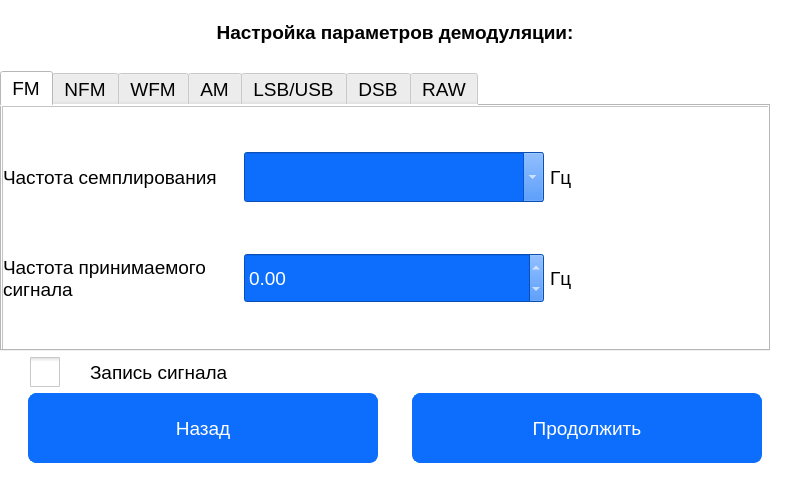
<?xml version="1.0" encoding="UTF-8"?>
<ui version="4.0">
 <class>Form</class>
 <widget class="QWidget" name="Form">
  <property name="geometry">
   <rect>
    <x>0</x>
    <y>0</y>
    <width>800</width>
    <height>480</height>
   </rect>
  </property>
  <property name="minimumSize">
   <size>
    <width>800</width>
    <height>480</height>
   </size>
  </property>
  <property name="maximumSize">
   <size>
    <width>800</width>
    <height>480</height>
   </size>
  </property>
  <property name="windowTitle">
   <string>Демодуляция</string>
  </property>
  <property name="styleSheet">
   <string notr="true">QWidget{
	background-color: #fff;
}
QLabel{
 background-color: #fff;
}
QCheckBox {
  margin-left: 30px;
    spacing: 30px;
}
QCheckBox::indicator {
    width: 30px;
    height: 30px;
	color: blue;
}

QPushButton {
  background-color: #0d6efd;
  color: #fff;
  border-radius: 8px;
  border: 1px solid #0d6efd;
  padding: 5px 15px;
  outline: 0px;
}

QPushButton#path_button{

  margin-top: 0px;
}

QPushButton:hover,
QPushButton:focus {
  background-color: #0b5ed7;
  border: 3px solid #9ac3fe;
}
QListWidget
{
font: normal normal 27px &quot;Arial&quot;;
border : 2px solid black;
background-color: #0d6efd;
}

 QListView::item:selected
{
border : 2px solid black;
background : green;
}

QComboBox{
color: white; 
background-color: #0d6efd;
selection-background-color: lightgreen;
    font: normal normal 27px &quot;Arial&quot;;
}
QComboBox QAbstractItemView {
    background-color: #0d6efd;
    selection-background-color: lightgreen;
    font: normal normal 27px &quot;Arial&quot;;
}
QComboBox QAbstractItemView::item {
    height: 100px;  
    font: normal normal 27px &quot;Arial&quot;;
}
QDoubleSpinBox{
color: white; 
background-color: #0d6efd;
selection-background-color: lightgreen;
    font: normal normal 27px &quot;Arial&quot;;
}</string>
  </property>
  <widget class="QFrame" name="frame">
   <property name="geometry">
    <rect>
     <x>0</x>
     <y>0</y>
     <width>790</width>
     <height>480</height>
    </rect>
   </property>
   <property name="frameShape">
    <enum>QFrame::StyledPanel</enum>
   </property>
   <property name="frameShadow">
    <enum>QFrame::Raised</enum>
   </property>
   <widget class="QWidget" name="verticalLayoutWidget">
    <property name="geometry">
     <rect>
      <x>0</x>
      <y>0</y>
      <width>792</width>
      <height>495</height>
     </rect>
    </property>
    <layout class="QVBoxLayout" name="verticalLayout">
     <item>
      <widget class="QLabel" name="label_5">
       <property name="minimumSize">
        <size>
         <width>790</width>
         <height>65</height>
        </size>
       </property>
       <property name="maximumSize">
        <size>
         <width>790</width>
         <height>65</height>
        </size>
       </property>
       <property name="font">
        <font>
         <family>Arial</family>
         <pointsize>14</pointsize>
         <weight>75</weight>
         <bold>true</bold>
        </font>
       </property>
       <property name="text">
        <string>Настройка параметров демодуляции:</string>
       </property>
       <property name="alignment">
        <set>Qt::AlignCenter</set>
       </property>
      </widget>
     </item>
     <item>
      <widget class="QTabWidget" name="tabWidget">
       <property name="minimumSize">
        <size>
         <width>770</width>
         <height>280</height>
        </size>
       </property>
       <property name="maximumSize">
        <size>
         <width>770</width>
         <height>280</height>
        </size>
       </property>
       <property name="sizeIncrement">
        <size>
         <width>790</width>
         <height>0</height>
        </size>
       </property>
       <property name="font">
        <font>
         <family>Arial</family>
         <pointsize>14</pointsize>
        </font>
       </property>
       <property name="currentIndex">
        <number>0</number>
       </property>
       <widget class="QWidget" name="tab">
        <attribute name="title">
         <string>FM</string>
        </attribute>
        <widget class="QScrollArea" name="scrollArea_2">
         <property name="geometry">
          <rect>
           <x>0</x>
           <y>0</y>
           <width>790</width>
           <height>251</height>
          </rect>
         </property>
         <property name="minimumSize">
          <size>
           <width>790</width>
           <height>0</height>
          </size>
         </property>
         <property name="maximumSize">
          <size>
           <width>790</width>
           <height>16777215</height>
          </size>
         </property>
         <property name="sizeIncrement">
          <size>
           <width>790</width>
           <height>0</height>
          </size>
         </property>
         <property name="widgetResizable">
          <bool>true</bool>
         </property>
         <widget class="QWidget" name="scrollAreaWidgetContents_2">
          <property name="geometry">
           <rect>
            <x>0</x>
            <y>0</y>
            <width>788</width>
            <height>249</height>
           </rect>
          </property>
          <widget class="QWidget" name="gridLayoutWidget">
           <property name="geometry">
            <rect>
             <x>0</x>
             <y>0</y>
             <width>781</width>
             <height>241</height>
            </rect>
           </property>
           <layout class="QGridLayout" name="gridLayout">
            <property name="sizeConstraint">
             <enum>QLayout::SetDefaultConstraint</enum>
            </property>
            <item row="1" column="0">
             <widget class="QLabel" name="label_11">
              <property name="font">
               <font>
                <family>Arial</family>
                <pointsize>14</pointsize>
               </font>
              </property>
              <property name="text">
               <string>Частота принимаемого сигнала</string>
              </property>
              <property name="textFormat">
               <enum>Qt::AutoText</enum>
              </property>
              <property name="scaledContents">
               <bool>true</bool>
              </property>
              <property name="wordWrap">
               <bool>true</bool>
              </property>
             </widget>
            </item>
            <item row="1" column="2">
             <widget class="QLabel" name="label_2">
              <property name="font">
               <font>
                <family>Arial</family>
                <pointsize>14</pointsize>
               </font>
              </property>
              <property name="text">
               <string>Гц</string>
              </property>
             </widget>
            </item>
            <item row="0" column="1">
             <widget class="QComboBox" name="comboBox_sampl">
              <property name="minimumSize">
               <size>
                <width>300</width>
                <height>50</height>
               </size>
              </property>
              <property name="maximumSize">
               <size>
                <width>300</width>
                <height>50</height>
               </size>
              </property>
              <property name="font">
               <font>
                <family>Arial</family>
                <pointsize>14</pointsize>
                <weight>50</weight>
                <italic>false</italic>
                <bold>false</bold>
               </font>
              </property>
              <property name="editable">
               <bool>true</bool>
              </property>
              <property name="currentText">
               <string/>
              </property>
              <property name="currentIndex">
               <number>14</number>
              </property>
              <property name="frame">
               <bool>true</bool>
              </property>
             </widget>
            </item>
            <item row="1" column="1">
             <widget class="QDoubleSpinBox" name="doubleSpinBox_freq">
              <property name="minimumSize">
               <size>
                <width>300</width>
                <height>50</height>
               </size>
              </property>
              <property name="maximumSize">
               <size>
                <width>300</width>
                <height>50</height>
               </size>
              </property>
              <property name="font">
               <font>
                <family>Arial</family>
                <pointsize>14</pointsize>
                <weight>50</weight>
                <italic>false</italic>
                <bold>false</bold>
               </font>
              </property>
              <property name="wrapping">
               <bool>true</bool>
              </property>
              <property name="buttonSymbols">
               <enum>QAbstractSpinBox::UpDownArrows</enum>
              </property>
              <property name="accelerated">
               <bool>true</bool>
              </property>
              <property name="maximum">
               <double>999.990000000000009</double>
              </property>
             </widget>
            </item>
            <item row="0" column="2">
             <widget class="QLabel" name="label">
              <property name="font">
               <font>
                <family>Arial</family>
                <pointsize>14</pointsize>
               </font>
              </property>
              <property name="text">
               <string>Гц</string>
              </property>
             </widget>
            </item>
            <item row="0" column="0">
             <widget class="QLabel" name="label_10">
              <property name="font">
               <font>
                <family>Arial</family>
                <pointsize>14</pointsize>
               </font>
              </property>
              <property name="text">
               <string>Частота семплирования</string>
              </property>
             </widget>
            </item>
           </layout>
          </widget>
         </widget>
        </widget>
       </widget>
       <widget class="QWidget" name="tab_2">
        <attribute name="title">
         <string>NFM</string>
        </attribute>
       </widget>
       <widget class="QWidget" name="tab_3">
        <attribute name="title">
         <string>WFM</string>
        </attribute>
       </widget>
       <widget class="QWidget" name="tab_4">
        <attribute name="title">
         <string>AM</string>
        </attribute>
        <widget class="QScrollArea" name="scrollArea_3">
         <property name="geometry">
          <rect>
           <x>0</x>
           <y>0</y>
           <width>790</width>
           <height>251</height>
          </rect>
         </property>
         <property name="minimumSize">
          <size>
           <width>790</width>
           <height>0</height>
          </size>
         </property>
         <property name="maximumSize">
          <size>
           <width>790</width>
           <height>16777215</height>
          </size>
         </property>
         <property name="sizeIncrement">
          <size>
           <width>790</width>
           <height>0</height>
          </size>
         </property>
         <property name="widgetResizable">
          <bool>true</bool>
         </property>
         <widget class="QWidget" name="scrollAreaWidgetContents_3">
          <property name="geometry">
           <rect>
            <x>0</x>
            <y>0</y>
            <width>788</width>
            <height>249</height>
           </rect>
          </property>
          <widget class="QWidget" name="gridLayoutWidget_2">
           <property name="geometry">
            <rect>
             <x>0</x>
             <y>0</y>
             <width>781</width>
             <height>241</height>
            </rect>
           </property>
           <layout class="QGridLayout" name="gridLayout_2">
            <property name="sizeConstraint">
             <enum>QLayout::SetDefaultConstraint</enum>
            </property>
            <item row="1" column="0">
             <widget class="QLabel" name="label_12">
              <property name="font">
               <font>
                <family>Arial</family>
                <pointsize>14</pointsize>
               </font>
              </property>
              <property name="text">
               <string>Частота принимаемого сигнала</string>
              </property>
              <property name="textFormat">
               <enum>Qt::AutoText</enum>
              </property>
              <property name="scaledContents">
               <bool>true</bool>
              </property>
              <property name="wordWrap">
               <bool>true</bool>
              </property>
             </widget>
            </item>
            <item row="1" column="2">
             <widget class="QLabel" name="label_3">
              <property name="font">
               <font>
                <family>Arial</family>
                <pointsize>14</pointsize>
               </font>
              </property>
              <property name="text">
               <string>Гц</string>
              </property>
             </widget>
            </item>
            <item row="0" column="1">
             <widget class="QComboBox" name="comboBox_sampl_am">
              <property name="minimumSize">
               <size>
                <width>300</width>
                <height>50</height>
               </size>
              </property>
              <property name="maximumSize">
               <size>
                <width>300</width>
                <height>50</height>
               </size>
              </property>
              <property name="font">
               <font>
                <family>Arial</family>
                <pointsize>14</pointsize>
                <weight>50</weight>
                <italic>false</italic>
                <bold>false</bold>
               </font>
              </property>
              <property name="editable">
               <bool>true</bool>
              </property>
              <property name="currentText">
               <string/>
              </property>
              <property name="currentIndex">
               <number>14</number>
              </property>
              <property name="frame">
               <bool>true</bool>
              </property>
             </widget>
            </item>
            <item row="1" column="1">
             <widget class="QDoubleSpinBox" name="doubleSpinBox_freq_2">
              <property name="minimumSize">
               <size>
                <width>300</width>
                <height>50</height>
               </size>
              </property>
              <property name="maximumSize">
               <size>
                <width>300</width>
                <height>50</height>
               </size>
              </property>
              <property name="font">
               <font>
                <family>Arial</family>
                <pointsize>14</pointsize>
                <weight>50</weight>
                <italic>false</italic>
                <bold>false</bold>
               </font>
              </property>
              <property name="wrapping">
               <bool>true</bool>
              </property>
              <property name="buttonSymbols">
               <enum>QAbstractSpinBox::UpDownArrows</enum>
              </property>
              <property name="accelerated">
               <bool>true</bool>
              </property>
              <property name="maximum">
               <double>999.990000000000009</double>
              </property>
             </widget>
            </item>
            <item row="0" column="2">
             <widget class="QLabel" name="label_4">
              <property name="font">
               <font>
                <family>Arial</family>
                <pointsize>14</pointsize>
               </font>
              </property>
              <property name="text">
               <string>Гц</string>
              </property>
             </widget>
            </item>
            <item row="0" column="0">
             <widget class="QLabel" name="label_13">
              <property name="font">
               <font>
                <family>Arial</family>
                <pointsize>14</pointsize>
               </font>
              </property>
              <property name="text">
               <string>Частота семплирования</string>
              </property>
             </widget>
            </item>
           </layout>
          </widget>
         </widget>
        </widget>
       </widget>
       <widget class="QWidget" name="tab_5">
        <attribute name="title">
         <string>LSB/USB</string>
        </attribute>
       </widget>
       <widget class="QWidget" name="tab_6">
        <attribute name="title">
         <string>DSB</string>
        </attribute>
       </widget>
       <widget class="QWidget" name="tab_7">
        <attribute name="title">
         <string>RAW</string>
        </attribute>
       </widget>
      </widget>
     </item>
     <item>
      <widget class="QCheckBox" name="checkBox">
       <property name="minimumSize">
        <size>
         <width>790</width>
         <height>30</height>
        </size>
       </property>
       <property name="maximumSize">
        <size>
         <width>790</width>
         <height>30</height>
        </size>
       </property>
       <property name="sizeIncrement">
        <size>
         <width>0</width>
         <height>0</height>
        </size>
       </property>
       <property name="font">
        <font>
         <family>Arial</family>
         <pointsize>14</pointsize>
        </font>
       </property>
       <property name="text">
        <string>Запись сигнала</string>
       </property>
       <property name="tristate">
        <bool>false</bool>
       </property>
      </widget>
     </item>
     <item>
      <layout class="QHBoxLayout" name="horizontalLayout_2">
       <item alignment="Qt::AlignTop">
        <widget class="QPushButton" name="cancel_button_demod">
         <property name="minimumSize">
          <size>
           <width>350</width>
           <height>70</height>
          </size>
         </property>
         <property name="maximumSize">
          <size>
           <width>350</width>
           <height>16777215</height>
          </size>
         </property>
         <property name="sizeIncrement">
          <size>
           <width>300</width>
           <height>0</height>
          </size>
         </property>
         <property name="font">
          <font>
           <family>Arial</family>
           <pointsize>14</pointsize>
          </font>
         </property>
         <property name="text">
          <string>Назад</string>
         </property>
        </widget>
       </item>
       <item alignment="Qt::AlignTop">
        <widget class="QPushButton" name="continue_button_demod">
         <property name="minimumSize">
          <size>
           <width>350</width>
           <height>70</height>
          </size>
         </property>
         <property name="maximumSize">
          <size>
           <width>350</width>
           <height>70</height>
          </size>
         </property>
         <property name="font">
          <font>
           <family>Arial</family>
           <pointsize>14</pointsize>
          </font>
         </property>
         <property name="text">
          <string>Продолжить</string>
         </property>
        </widget>
       </item>
      </layout>
     </item>
    </layout>
   </widget>
  </widget>
 </widget>
 <resources/>
 <connections/>
</ui>
